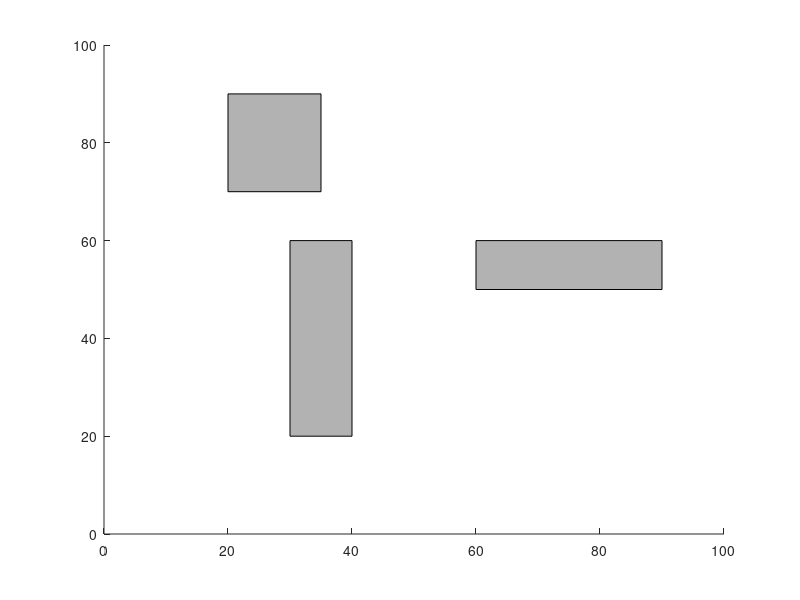

Source code (MATLAB): (Note: this script raises an error after producing the figure.)
% 电磁波无MIMO仿真 %
% writer:whc 2024/12/22 %
filename = 'particle_simulation.gif';
delayTime = 0.1;


% Simulation parameters
numParticles = 256;
fieldSize = [100 100];
particleSpeed = 2;
numTimeSteps = 200;

% 创建障碍 (format: [x y width height])
obstacles = [
    30 20 10 40;
    60 50 30 10;
    20 70 15 20
    ];

%创建空间
tx = [50 50];

% 随机设置接收者，这里设置2个
rx1 = [randi([1,fieldSize(1)]) randi([1,fieldSize(2)])];
rx2 = [randi([1,fieldSize(1)]) randi([1,fieldSize(2)])];
while norm(rx2 - rx1) < 20  % Ensure receivers aren't too close
    rx2 = [randi([1,fieldSize(1)]) randi([1,fieldSize(2)])];
end

%将电磁波以粒子的形式进行展示
particles = repmat(tx, numParticles, 1);
angles = 2*pi*rand(numParticles, 1);
velocities = [particleSpeed*cos(angles) particleSpeed*sin(angles)];

% 初始化计数器
rx1Count = 0;
rx2Count = 0;

figure('Position', [100 100 800 800]);
hold on;
axis([0 fieldSize(1) 0 fieldSize(2)]);

% 绘制障碍物
for i = 1:size(obstacles,1)
    rectangle('Position', obstacles(i,:), 'FaceColor', [0.7 0.7 0.7]);
end

for t = 1:numTimeSteps
    % Update 粒子位置
    particles = particles + velocities;

    % 检查边界的碰撞
    [particles, velocities] = checkBoundaryCollisions(particles, velocities, fieldSize);

    % 检查障碍碰撞
    [particles, velocities] = checkObstacleCollisions(particles, velocities, obstacles);

    % Check receiver collisions
    [particles, velocities, rx1Count, rx2Count] = checkReceiverCollisions(...
        particles, velocities, rx1, rx2, rx1Count, rx2Count);
    if isempty(particles)
        fprintf('Simulation ended: All particles absorbed\n');
        fprintf('Final counts - Receiver 1: %d, Receiver 2: %d\n', rx1Count, rx2Count);
        break;
    end
    % 重新绘制下时刻的状态
    clf;
    hold on;
    axis([0 fieldSize(1) 0 fieldSize(2)]);


    % 绘制障碍
    for i = 1:size(obstacles,1)
        rectangle('Position', obstacles(i,:), 'FaceColor', [0.7 0.7 0.7]);
    end

    plot(tx(1), tx(2), 'r^', 'MarkerSize', 10, 'MarkerFaceColor', 'r');
    plot(rx1(1), rx1(2), 'bs', 'MarkerSize', 10, 'MarkerFaceColor', 'b');
    plot(rx2(1), rx2(2), 'gs', 'MarkerSize', 10, 'MarkerFaceColor', 'g');
    plot(particles(:,1), particles(:,2), 'k.', 'MarkerSize', 8);

    % 计数器
    title(sprintf('Receiver 1: %d particles, Receiver 2: %d particles', rx1Count, rx2Count));
    drawnow;
    pause(0.05);
    frame = getframe(gcf);
    im = frame2im(frame);
    [imind,cm] = rgb2ind(im,256);
    
    % 写入GIF文件
    if t == 1
        imwrite(imind,cm,filename,'gif','Loopcount',inf,'DelayTime',delayTime);
    else
        imwrite(imind,cm,filename,'gif','WriteMode','append','DelayTime',delayTime);
    end
    
    pause(0.05);
end

% 函数部分
function [particles, velocities] = checkBoundaryCollisions(particles, velocities, fieldSize)
% 边界碰撞检测
xBoundary = particles(:,1) < 0 | particles(:,1) > fieldSize(1);
yBoundary = particles(:,2) < 0 | particles(:,2) > fieldSize(2);
hitBoundary = xBoundary | yBoundary;

if any(hitBoundary)
    %归一化随机进行判断
    probs = rand(sum(hitBoundary), 1);

    % 20% 概率反弹，远处楼群的反射概率
    bounce = probs < 0.2;

    % 粒子反弹
    bounceIdx = find(hitBoundary);
    bounceIdx = bounceIdx(bounce);

    velocities(bounceIdx(xBoundary(bounceIdx)),1) = -velocities(bounceIdx(xBoundary(bounceIdx)),1);
    velocities(bounceIdx(yBoundary(bounceIdx)),2) = -velocities(bounceIdx(yBoundary(bounceIdx)),2);

    % 80%的概率粒子消失
    removeIdx = find(hitBoundary);
    removeIdx = removeIdx(~bounce);
    particles(removeIdx,:) = [];
    velocities(removeIdx,:) = [];
end
end

function [particles, velocities] = checkObstacleCollisions(particles, velocities, obstacles)
for i = 1:size(obstacles,1)
    obs = obstacles(i,:);
    % 检测是否在障碍物内部
    inside = particles(:,1) >= obs(1) & particles(:,1) <= obs(1)+obs(3) & ...
        particles(:,2) >= obs(2) & particles(:,2) <= obs(2)+obs(4);

    if any(inside)
        % 归一化概率
        probs = rand(sum(inside), 1);
        collidingIdx = find(inside);
        collidingIdx = sort(collidingIdx, 'descend');

        % 对每个障碍物内的粒子操作
        for j = 1:length(collidingIdx)
            idx = collidingIdx(j);
            if probs(j) < 0.4  % 40% 的透射
                continue;
            elseif probs(j) < 0.6  % 20% 的吸收概率，这个概率已经很高了。实际上远比这个要低
                particles(idx,:) = [];
                velocities(idx,:) = [];
            else  % 40% 反弹
                velocities(idx,:) = -velocities(idx,:);
                particles(idx,:) = particles(idx,:) - velocities(idx,:);
            end
        end
    end
end
end

function [particles, velocities, rx1Count, rx2Count] = checkReceiverCollisions(...
    particles, velocities, rx1, rx2, rx1Count, rx2Count)
% 接收端收到的信息
rx_radius = 3;

% 距离检测
dist_rx1 = sqrt(sum((particles - rx1).^2, 2));
dist_rx2 = sqrt(sum((particles - rx2).^2, 2));

% 接收检测
rx1Count = rx1Count + sum(dist_rx1 < rx_radius);
rx2Count = rx2Count + sum(dist_rx2 < rx_radius);

% 吸收的就消失了
absorbed = (dist_rx1 < rx_radius) | (dist_rx2 < rx_radius);
particles(absorbed,:) = [];
velocities(absorbed,:) = [];
end